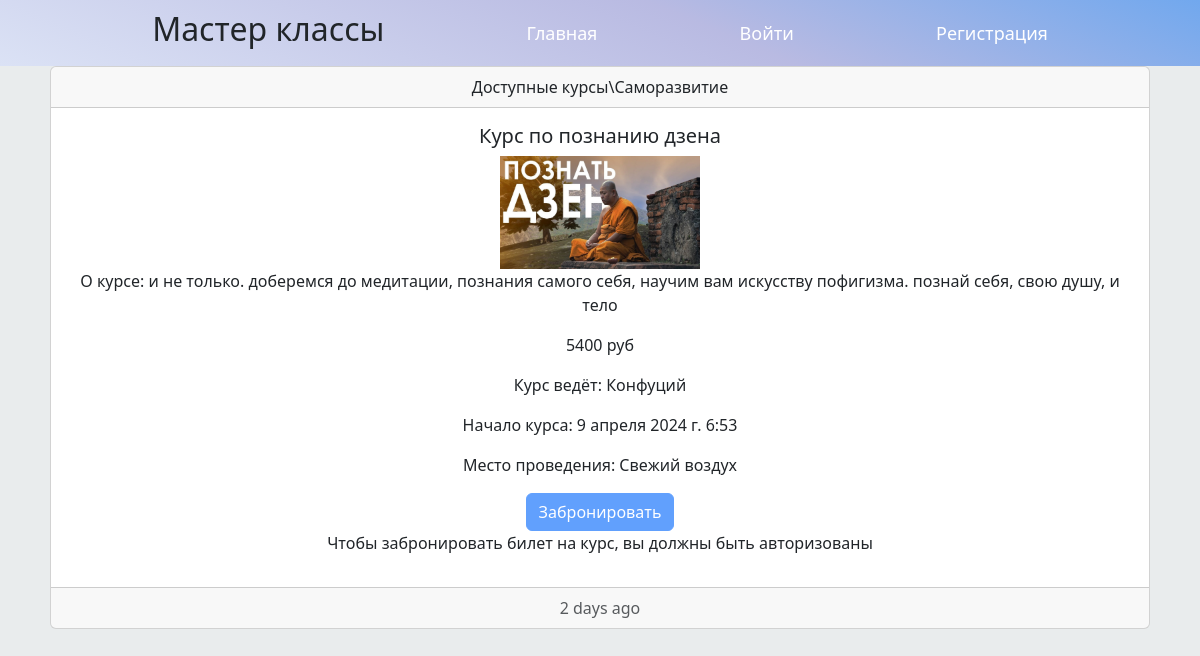
Page /detail/5/ on the committed database.
### tutorial/models.py (models this page shows, shortened)
class MasterClass(models.Model):
    category = models.ForeignKey(Category, on_delete=models.CASCADE, verbose_name='Категория мастер класса')
    title = models.CharField(max_length=36, verbose_name='Заголовок')
    description = models.TextField(verbose_name='Информация о мастер классе')
    time = models.DateTimeField(auto_now_add=True, verbose_name='Дата и время проведения')
    locate = models.ForeignKey(Locate, on_delete=models.CASCADE, verbose_name='Место проведения')
    price = models.DecimalField(max_digits=4, decimal_places=0, verbose_name='Цена')
    author = models.CharField(max_length=36, verbose_name='Автор')
    photo = models.ImageField(upload_to='%Y%d%m', verbose_name='Картинка')
    class Meta:
        verbose_name = 'Мастер класс'
        verbose_name_plural = 'Мастер классы'

class Category(models.Model):
    title = models.CharField(max_length=24, verbose_name='Категория мастер класса')
    class Meta:
        verbose_name = 'Категория'
        verbose_name_plural = 'Категории'
    def __str__(self):
        return self.title

class Locate(models.Model):
    title = models.CharField(max_length=24, verbose_name='Место проведения')
    class Meta:
        verbose_name = 'Место проведения'
        verbose_name_plural = 'Места проведения'
    def __str__(self):
        return self.title

### tutorial/views.py (the view)
# urls.py: path('detail/<int:pk>/', tutorial_detail, name='detail'),
def tutorial_detail(request, pk):
    masterclass = MasterClass.objects.get(pk=pk)
    if request.method == 'POST':
        form = BronForm(request.POST)
        if form.is_valid():
            booking_instance = form.save(commit=False)
            booking_instance.user_id = request.user
            booking_instance.masterclass_id = masterclass
            booking_instance.status = 0
            booking_instance.save()
    else:
        form = BronForm(initial={'count': 1})
    context = {
        'masterclass': masterclass,
        'form': form
    }
    return render(request, 'tutorial/detail.html', context)

### tutorial/templates/tutorial/detail.html (shortened to what this page needs)
{% extends 'root.html' %}
{% block content %}
<div class="div-content">
    <div class="card text-center">
  <div class="card-header">
        Доступные курсы\{{ masterclass.category }}
  </div>
  <div class="card-body">
    <h5 class="card-title">{{ masterclass.title }}</h5>
      <img src="{{ masterclass.photo.url }}" style="width: 200px">
    <p class="card-text">О курсе: {{ masterclass.description }}</p>
    <p class="card-text"> {{ masterclass.price }} руб</p>
    <p class="card-text">Курс ведёт: {{ masterclass.author }}</p>
    <p class="card-text">Начало курса: {{ masterclass.time }}</p>
    <p class="card-text">Место проведения: {{ masterclass.locate }}</p>
      {% if user.is_authenticated %}
    <button type="button" class="btn btn-primary" data-bs-toggle="modal" data-bs-target="#exampleModal">Забронировать</button>
      {% else %}
          <button type="button" class="btn btn-primary" disabled>Забронировать</button>
          <p>Чтобы забронировать билет на курс, вы должны быть авторизованы</p>
      {% endif %}
  </div>
  <div class="card-footer text-muted">
    2 days ago
  </div>
</div>
</div>
{% endblock %}

### static/css/style.css (style rules this page uses)
* { padding: 0; margin: 0; }
body { background: #e9eced; }
.div-content { padding: 0px 50px 0px 50px; }

### templates/root.html (style rules this page uses)
body { background: #e9eced; }

### rows in the picture
MasterClass: category "Саморазвитие", title "Курс по познанию дзена", photo (picture), description "и не только. доберемся до медитации, познания самого себя, научим вам искусству пофигизма. познай себя, свою душу, и тело", price "5400", author "Конфуций", time "9 апреля 2024 г. 6:53", locate "Свежий воздух"
